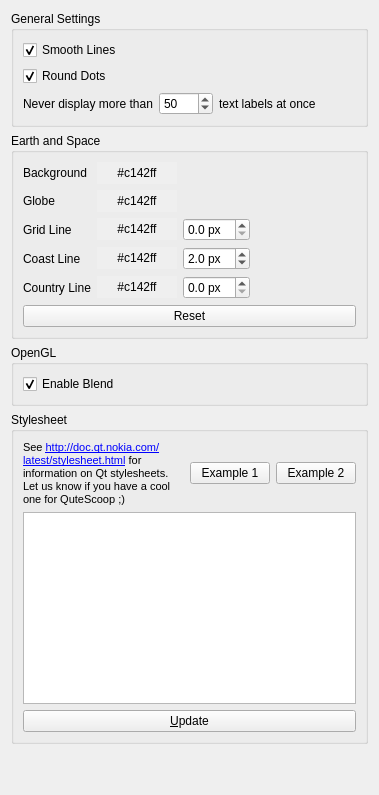
     <widget class="QWidget" name="display1Tab">
      <attribute name="title">
       <string>Display (General)</string>
      </attribute>
      <layout class="QVBoxLayout" name="verticalLayout_8">
       <item>
        <widget class="QGroupBox" name="groupBoxDisplayGeneral">
         <property name="title">
          <string>General Settings</string>
         </property>
         <layout class="QVBoxLayout">
          <item>
           <widget class="QCheckBox" name="cbLineSmoothing">
            <property name="toolTip">
             <string>Depends completely on your graphics hardware plus device driver.</string>
            </property>
            <property name="text">
             <string>Smooth Lines</string>
            </property>
            <property name="checked">
             <bool>true</bool>
            </property>
           </widget>
          </item>
          <item>
           <widget class="QCheckBox" name="cbDotSmoothing">
            <property name="toolTip">
             <string>Depends completely on your graphics hardware plus device driver.</string>
            </property>
            <property name="text">
             <string>Round Dots</string>
            </property>
            <property name="checked">
             <bool>true</bool>
            </property>
           </widget>
          </item>
          <item>
           <layout class="QHBoxLayout">
            <item>
             <widget class="QLabel" name="label_42">
              <property name="text">
               <string>Never display more than</string>
              </property>
              <property name="buddy">
               <cstring>sbMaxTextLabels</cstring>
              </property>
             </widget>
            </item>
            <item>
             <widget class="QSpinBox" name="sbMaxTextLabels">
              <property name="toolTip">
               <string>Labels seem to have the biggest impact on Rendering performance.</string>
              </property>
              <property name="accelerated">
               <bool>true</bool>
              </property>
              <property name="maximum">
               <number>9999</number>
              </property>
              <property name="singleStep">
               <number>10</number>
              </property>
              <property name="value">
               <number>50</number>
              </property>
             </widget>
            </item>
            <item>
             <widget class="QLabel" name="label_43">
              <property name="text">
               <string>text labels at once</string>
              </property>
              <property name="buddy">
               <cstring>sbMaxTextLabels</cstring>
              </property>
             </widget>
            </item>
            <item>
             <spacer>
              <property name="orientation">
               <enum>Qt::Horizontal</enum>
              </property>
              <property name="sizeHint" stdset="0">
               <size>
                <width>40</width>
                <height>20</height>
               </size>
              </property>
             </spacer>
            </item>
           </layout>
          </item>
         </layout>
        </widget>
       </item>
       <item>
        <widget class="QGroupBox" name="groupBoxEarthSpace">
         <property name="title">
          <string>Earth and Space</string>
         </property>
         <layout class="QGridLayout">
          <item row="0" column="2">
           <layout class="QGridLayout" name="gridLayout_8">
            <item row="0" column="0">
             <widget class="QLabel" name="label_6">
              <property name="text">
               <string>Background</string>
              </property>
              <property name="buddy">
               <cstring>pbBackgroundColor</cstring>
              </property>
             </widget>
            </item>
            <item row="0" column="1">
             <widget class="QPushButton" name="pbBackgroundColor">
              <property name="autoFillBackground">
               <bool>true</bool>
              </property>
              <property name="text">
               <string>#c142ff</string>
              </property>
              <property name="flat">
               <bool>true</bool>
              </property>
             </widget>
            </item>
            <item row="2" column="0">
             <widget class="QLabel" name="label_8">
              <property name="text">
               <string>Grid Line</string>
              </property>
              <property name="buddy">
               <cstring>pbGridLineColor</cstring>
              </property>
             </widget>
            </item>
            <item row="3" column="0">
             <widget class="QLabel" name="label_10">
              <property name="text">
               <string>Coast Line</string>
              </property>
              <property name="buddy">
               <cstring>pbCoastLineColor</cstring>
              </property>
             </widget>
            </item>
            <item row="4" column="0">
             <widget class="QLabel" name="label_12">
              <property name="text">
               <string>Country Line</string>
              </property>
              <property name="buddy">
               <cstring>pbCountryLineColor</cstring>
              </property>
             </widget>
            </item>
            <item row="2" column="1">
             <widget class="QPushButton" name="pbGridLineColor">
              <property name="autoFillBackground">
               <bool>true</bool>
              </property>
              <property name="text">
               <string>#c142ff</string>
              </property>
              <property name="flat">
               <bool>true</bool>
              </property>
             </widget>
            </item>
            <item row="3" column="1">
             <widget class="QPushButton" name="pbCoastLineColor">
              <property name="autoFillBackground">
               <bool>true</bool>
              </property>
              <property name="text">
               <string>#c142ff</string>
              </property>
              <property name="flat">
               <bool>true</bool>
              </property>
             </widget>
            </item>
            <item row="4" column="1">
             <widget class="QPushButton" name="pbCountryLineColor">
              <property name="autoFillBackground">
               <bool>true</bool>
              </property>
              <property name="text">
               <string>#c142ff</string>
              </property>
              <property name="flat">
               <bool>true</bool>
              </property>
             </widget>
            </item>
            <item row="0" column="5">
             <spacer name="horizontalSpacer_9">
              <property name="orientation">
               <enum>Qt::Horizontal</enum>
              </property>
              <property name="sizeHint" stdset="0">
               <size>
                <width>40</width>
                <height>20</height>
               </size>
              </property>
             </spacer>
            </item>
            <item row="2" column="2">
             <widget class="QDoubleSpinBox" name="sbGridLineStrength">
              <property name="suffix">
               <string> px</string>
              </property>
              <property name="decimals">
               <number>1</number>
              </property>
              <property name="minimum">
               <double>0.000000000000000</double>
              </property>
              <property name="maximum">
               <double>10.000000000000000</double>
              </property>
              <property name="singleStep">
               <double>0.100000000000000</double>
              </property>
             </widget>
            </item>
            <item row="3" column="2">
             <widget class="QDoubleSpinBox" name="sbCoastLineStrength">
              <property name="suffix">
               <string> px</string>
              </property>
              <property name="decimals">
               <number>1</number>
              </property>
              <property name="minimum">
               <double>0.000000000000000</double>
              </property>
              <property name="maximum">
               <double>10.000000000000000</double>
              </property>
              <property name="singleStep">
               <double>0.100000000000000</double>
              </property>
              <property name="value">
               <double>2.000000000000000</double>
              </property>
             </widget>
            </item>
            <item row="4" column="2">
             <widget class="QDoubleSpinBox" name="sbCountryLineStrength">
              <property name="suffix">
               <string> px</string>
              </property>
              <property name="decimals">
               <number>1</number>
              </property>
              <property name="minimum">
               <double>0.000000000000000</double>
              </property>
              <property name="maximum">
               <double>10.000000000000000</double>
              </property>
              <property name="singleStep">
               <double>0.100000000000000</double>
              </property>
             </widget>
            </item>
            <item row="1" column="0">
             <widget class="QLabel" name="label_7">
              <property name="text">
               <string>Globe</string>
              </property>
              <property name="buddy">
               <cstring>pbGlobeColor</cstring>
              </property>
             </widget>
            </item>
            <item row="1" column="1">
             <widget class="QPushButton" name="pbGlobeColor">
              <property name="autoFillBackground">
               <bool>true</bool>
              </property>
              <property name="text">
               <string>#c142ff</string>
              </property>
              <property name="flat">
               <bool>true</bool>
              </property>
             </widget>
            </item>
           </layout>
          </item>
          <item row="1" column="2">
           <widget class="QPushButton" name="buttonResetEarthSpace">
            <property name="toolTip">
             <string>Set standard values for all settings in this group.</string>
            </property>
            <property name="text">
             <string>Reset</string>
            </property>
           </widget>
          </item>
         </layout>
        </widget>
       </item>
       <item>
        <widget class="QGroupBox" name="groupOpenGL">
         <property name="title">
          <string>OpenGL</string>
         </property>
         <layout class="QGridLayout" name="gridLayout_9">
          <item row="0" column="0">
           <widget class="QCheckBox" name="cbBlend">
            <property name="toolTip">
             <string>In some rare circumstances, it may be needed to disable Blending. It is a pity because it won't look nice without.
Please give us feedback if you encounter such situations - we are researching that.</string>
            </property>
            <property name="text">
             <string>Enable Blend</string>
            </property>
            <property name="checked">
             <bool>true</bool>
            </property>
           </widget>
          </item>
         </layout>
        </widget>
       </item>
       <item>
        <widget class="QGroupBox" name="gbStylesheet">
         <property name="title">
          <string>Stylesheet</string>
         </property>
         <layout class="QVBoxLayout" name="verticalLayout_11">
          <item>
           <layout class="QHBoxLayout" name="horizontalLayout_6">
            <item>
             <widget class="QLabel" name="label_18">
              <property name="sizePolicy">
               <sizepolicy hsizetype="Expanding" vsizetype="Preferred">
                <horstretch>0</horstretch>
                <verstretch>0</verstretch>
               </sizepolicy>
              </property>
              <property name="text">
               <string>&lt;!DOCTYPE HTML PUBLIC &quot;-//W3C//DTD HTML 4.0//EN&quot; &quot;http://www.w3.org/TR/REC-html40/strict.dtd&quot;&gt;
&lt;html&gt;&lt;head&gt;&lt;meta name=&quot;qrichtext&quot; content=&quot;1&quot; /&gt;&lt;style type=&quot;text/css&quot;&gt;
p, li { white-space: pre-wrap; }
&lt;/style&gt;&lt;/head&gt;&lt;body style=&quot; font-family:'MS Shell Dlg 2'; font-size:8.25pt; font-weight:400; font-style:normal;&quot;&gt;
&lt;p style=&quot; margin-top:0px; margin-bottom:0px; margin-left:0px; margin-right:0px; -qt-block-indent:0; text-indent:0px;&quot;&gt;&lt;span style=&quot; font-size:8pt;&quot;&gt;See &lt;/span&gt;&lt;a href=&quot;http://doc.qt.nokia.com/latest/stylesheet.html&quot;&gt;&lt;span style=&quot; font-size:8pt; text-decoration: underline; color:#0000ff;&quot;&gt;http://doc.qt.nokia.com/latest/stylesheet.html&lt;/span&gt;&lt;/a&gt;&lt;span style=&quot; font-size:8pt;&quot;&gt; for information on Qt stylesheets. Let us know if you have a cool one for QuteScoop ;)&lt;/span&gt;&lt;/p&gt;&lt;/body&gt;&lt;/html&gt;</string>
              </property>
              <property name="textFormat">
               <enum>Qt::RichText</enum>
              </property>
              <property name="wordWrap">
               <bool>true</bool>
              </property>
              <property name="openExternalLinks">
               <bool>true</bool>
              </property>
             </widget>
            </item>
            <item>
             <widget class="QPushButton" name="pbStylesheetExample1">
              <property name="styleSheet">
               <string notr="true"/>
              </property>
              <property name="text">
               <string>Example 1</string>
              </property>
             </widget>
            </item>
            <item>
             <widget class="QPushButton" name="pbStylesheetExample2">
              <property name="text">
               <string>Example 2</string>
              </property>
             </widget>
            </item>
           </layout>
          </item>
          <item>
           <widget class="QPlainTextEdit" name="tedStylesheet"/>
          </item>
          <item>
           <widget class="QPushButton" name="pbStylesheetUpdate">
            <property name="text">
             <string>&amp;Update</string>
            </property>
           </widget>
          </item>
         </layout>
        </widget>
       </item>
       <item>
        <spacer>
         <property name="orientation">
          <enum>Qt::Vertical</enum>
         </property>
         <property name="sizeHint" stdset="0">
          <size>
           <width>20</width>
           <height>40</height>
          </size>
         </property>
        </spacer>
       </item>
      </layout>
     </widget>
